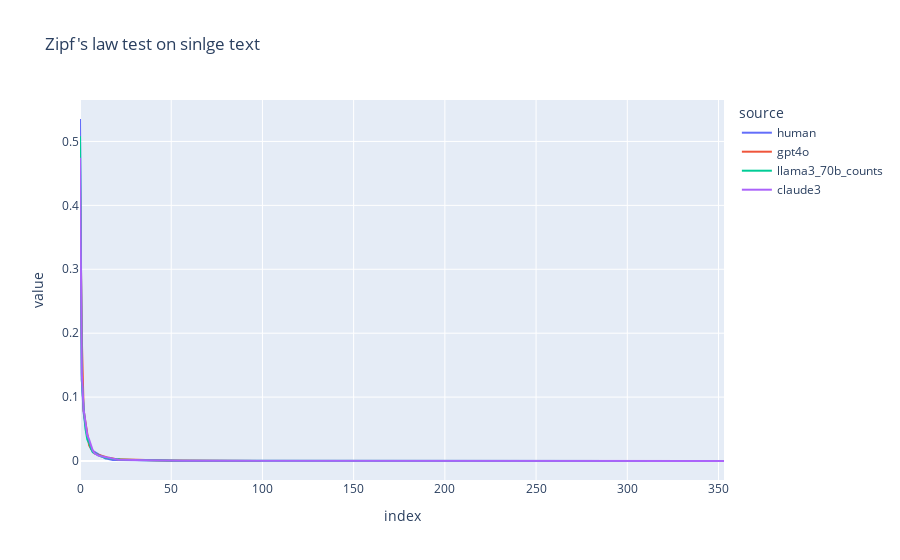

Write notebook code for a chart like this one.
### Code cell
fig = px.line(pd.concat([hum_normalized_distribution, gpt_normalized_distribution, llama_normalized_distribution, claude_text_stat]), color='source', title="Zipf's law test on sinlge text")
fig.show()
